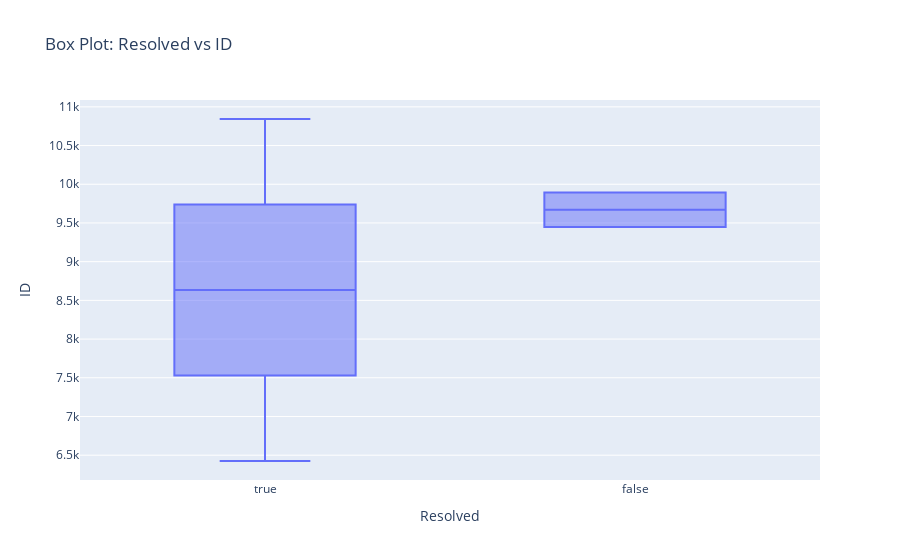

The code cell stored with this chart in its notebook:
### Code cell
# 3. Box plot for numerical vs categorical columns
box_fig = px.box(Telecom_2023, x='Resolved', y='ID', title='Box Plot: Resolved vs ID')
box_fig.show()

### Figure 1 — Plotly figure (JSON) as saved in the notebook; plotly's stock layout.template omitted (floating-point values rounded to 4 significant figures; data arrays with more than 128 entries replaced by an {"elided": "..."} marker saying what was removed)
{"data": [{"alignmentgroup": "True", "hovertemplate": "Resolved=%{x}<br>ID=%{y}<extra></extra>", "legendgroup": "", "marker": {"color": "#636efa"}, "name": "", "notched": false, "offsetgroup": "", "orientation": "v", "showlegend": false, "type": "box", "x": {"elided": "4419 bool values"}, "x0": " ", "xaxis": "x", "y": {"elided": "4419 int values"}, "y0": " ", "yaxis": "y"}], "layout": {"boxmode": "group", "legend": {"tracegroupgap": 0}, "title": {"text": "Box Plot: Resolved vs ID"}, "xaxis": {"anchor": "y", "domain": [0, 1], "title": {"text": "Resolved"}}, "yaxis": {"anchor": "x", "domain": [0, 1], "title": {"text": "ID"}}}}
